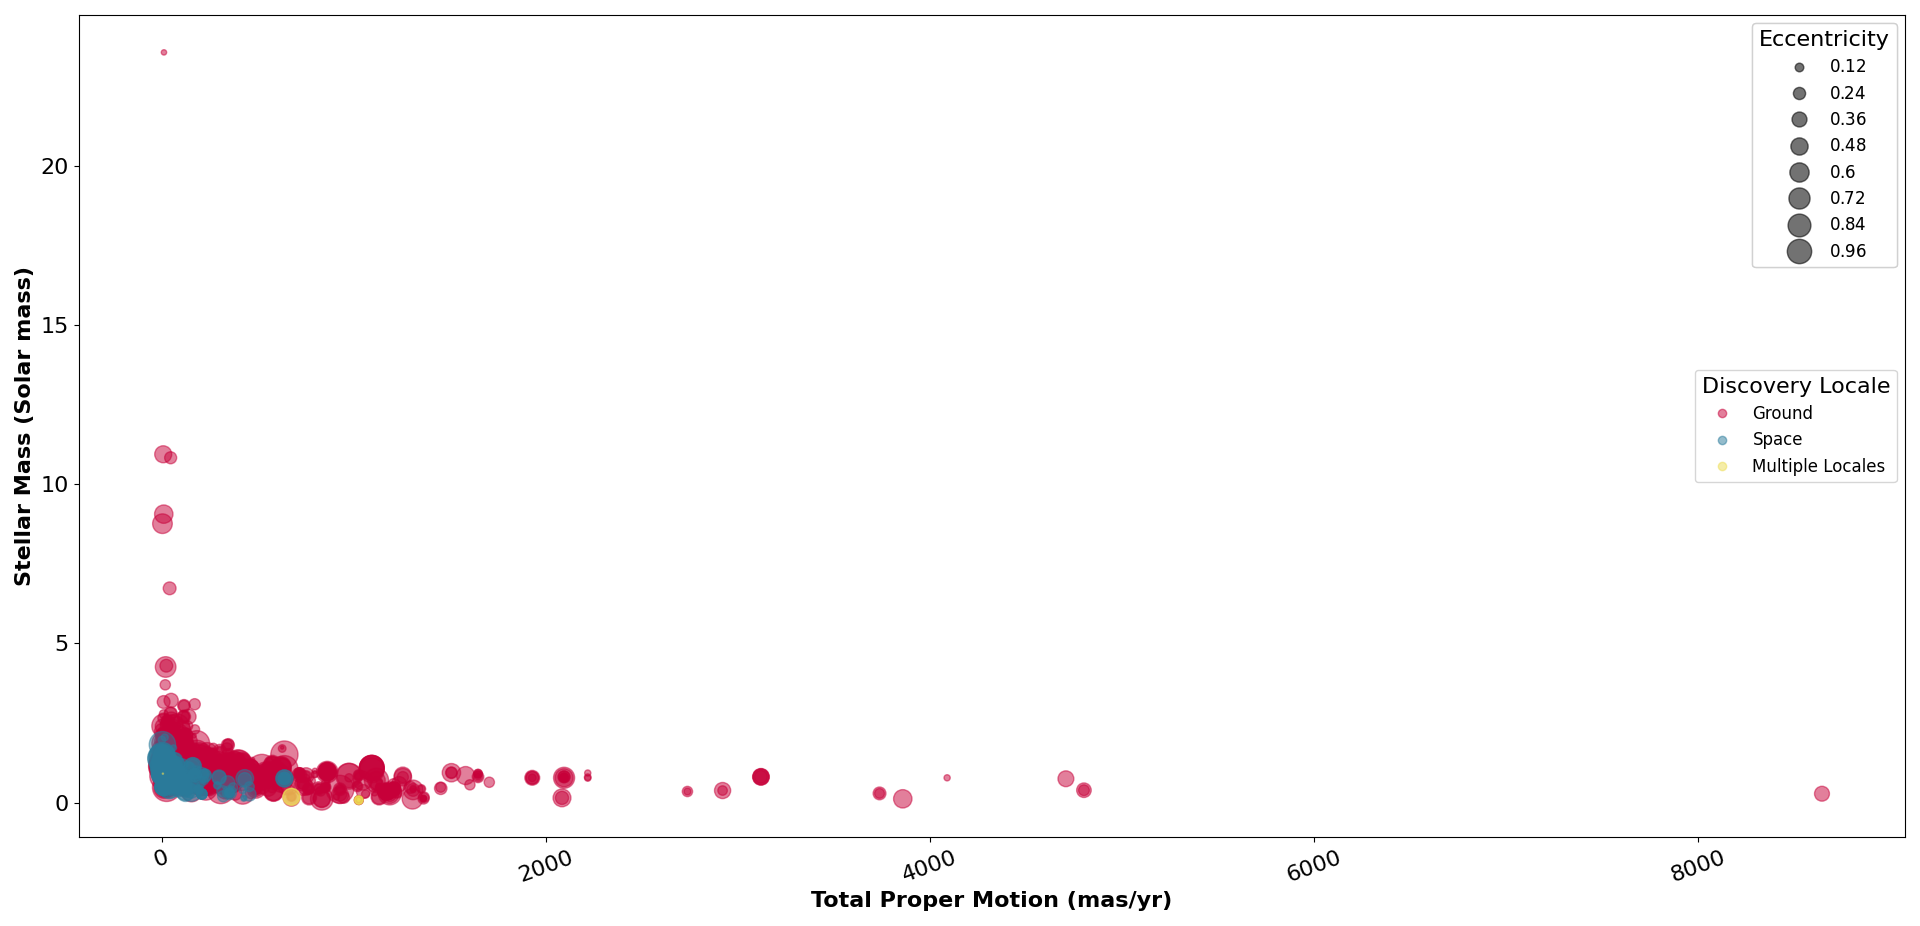

Reproduce this figure in Python.

# Paths:
path_data = "data/"

# Packages:
import numpy as np
import pandas as pd
import matplotlib.pyplot as plt
import re
from matplotlib.colors import ListedColormap

# Display options:
pd.set_option("display.width", 1200)
pd.set_option("display.max_columns", 300)
pd.set_option("display.max_rows", 300)

# Dataset:
df = pd.read_csv(path_data + "nasa_exoplanets.csv")
df_varnames = pd.read_csv(path_data + "nasa_exoplanets_var_names.csv")

# Variables:
x_var = "sy_pm"
x_var_name = df_varnames.loc[(df_varnames["var"] == x_var), ["var_name"]].values[0][0]
y_var = "st_mass"
y_var_name = df_varnames.loc[(df_varnames["var"] == y_var), ["var_name"]].values[0][0]
color_var = "disc_locale"
color_var_name = df_varnames.loc[(df_varnames["var"] == color_var), ["var_name"]].values[0][0]
size_var = "pl_orbeccen"
size_var_name = df_varnames.loc[(df_varnames["var"] == size_var), ["var_name"]].values[0][0]

# Adapt the data:
df_plot = df[[x_var, y_var, color_var, size_var]].copy()
df_plot = df_plot.dropna()
lvls = df_plot[color_var].unique()
n_levels = len(lvls)
my_palette = ["#c70039", "#2a7b9b", "#eddd53"]
df_palette = pd.DataFrame(
    {
        color_var: lvls,
        "color_var_num": range(n_levels)
    }
)
df_plot = pd.merge(left = df_plot,
                   right = df_palette,
                   how = "inner",
                   left_on = color_var,
                   right_on = color_var)

# Plot:
bubble_scale = 500
fig, ax = plt.subplots(
    figsize = (20, 10),
    tight_layout = True
)
bubbles = ax.scatter(
    x = df_plot[x_var],
    y = df_plot[y_var],
    c = df_plot["color_var_num"],
    cmap = ListedColormap(my_palette),
    s = df_plot[size_var]*bubble_scale,
    alpha = 0.5
)
handles1, labels1 = bubbles.legend_elements(prop = "colors")
legend1 = ax.legend(
    handles1,
    lvls,
    loc = "center right",
    title = color_var_name,
    title_fontsize = 16,
    fontsize = "large"
)
_ = ax.add_artist(legend1)
handles2, labels2 = bubbles.legend_elements(prop = "sizes")
first = re.split("{|}", labels2[0])[0] + "{"
last = "}" + re.split("{|}", labels2[0])[2]
labels2 = [first + str(float(re.split("{|}", i)[1])/bubble_scale) + last for i in labels2]
legend2 = ax.legend(
    handles2,
    labels2,
    markerscale = 0.8,
    loc = "upper right",
    title = size_var_name,
    title_fontsize = 16,
    fontsize = "large"
)
_ = ax.add_artist(legend2)

_ = ax.set_xlabel(
    x_var_name,
    fontsize = 16,
    fontweight = "bold"
)
_ = ax.set_ylabel(
    y_var_name,
    fontsize = 16,
    fontweight = "bold"
)
_ = ax.tick_params(
    axis = "x", 
    which = "major", 
    labelsize = 16,
    rotation = 20
)
_ = ax.tick_params(
    axis = "y", 
    which = "major", 
    labelsize = 16
)
